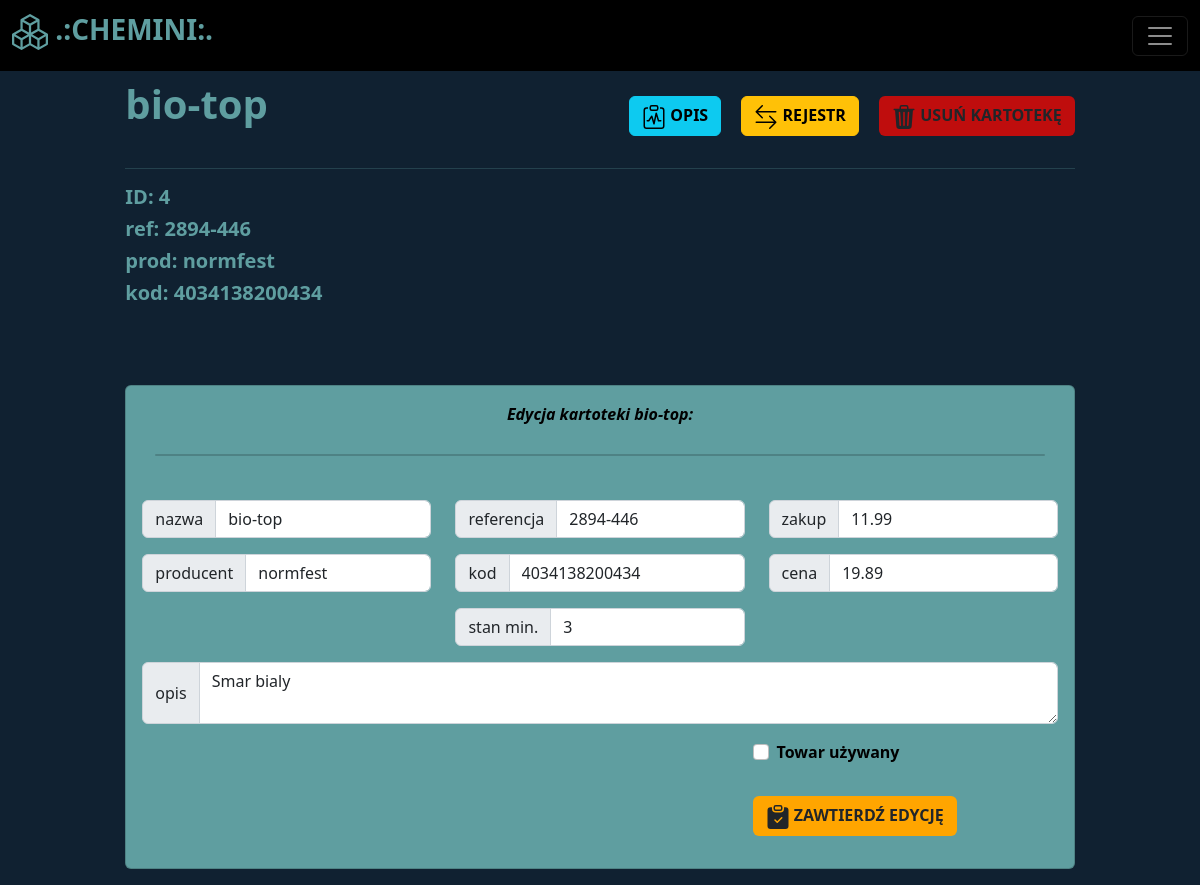
/warehouse/view-item/4 (signed in), run on an earlier commit of the app's database.
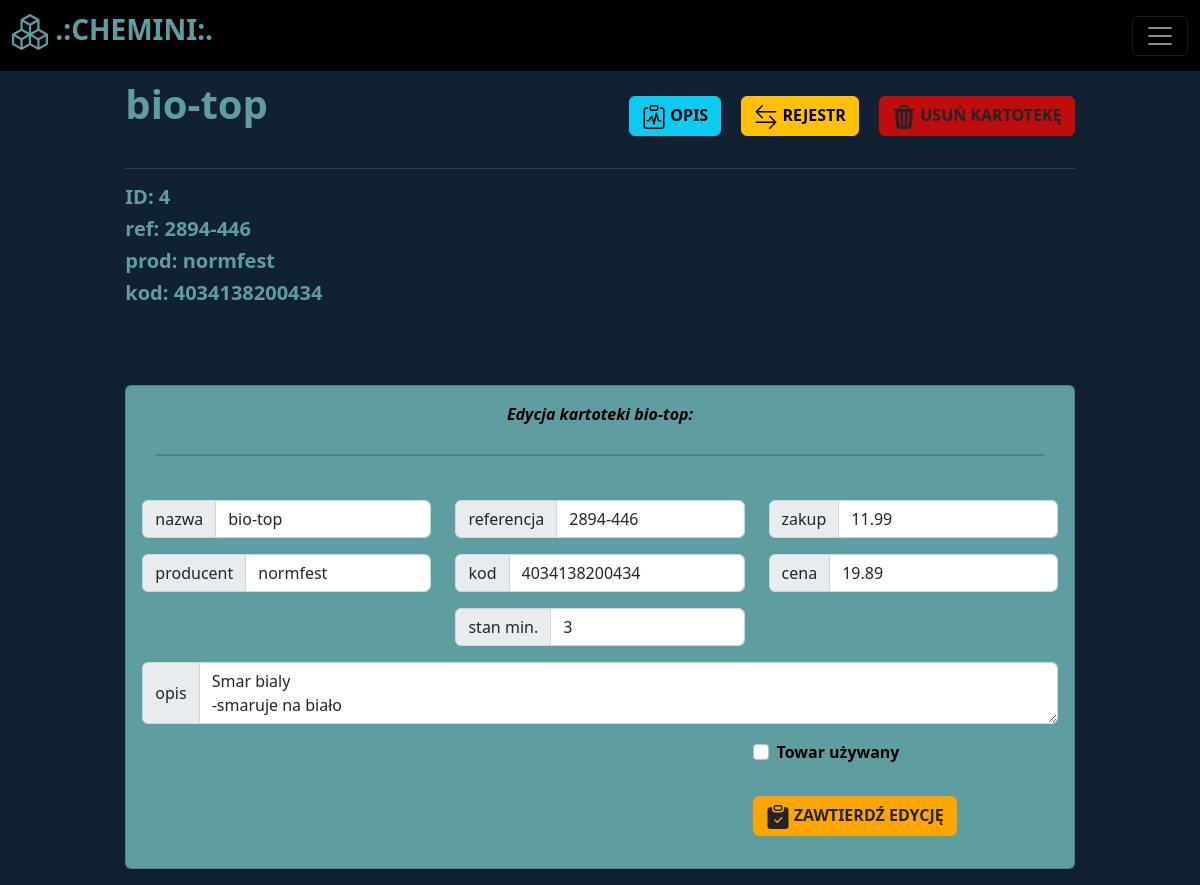
And on a later commit of the database.
### libs/models.py (models this page shows)
class Item(Base):
    __tablename__ = "items"
    id = Column(Integer, primary_key=True, autoincrement=True, index=True)
    name = Column(String, unique=False, nullable=False)
    manufacturer = Column(String, nullable=False)
    reference = Column(String, unique=True, index=True, nullable=False)
    code = Column(String, unique=True, index=True)
    description = Column(String)
    stack = Column(Integer, nullable=False, default=0)
    stack_min = Column(Integer, nullable=False, default=0)
    buy = Column(Float)
    sell = Column(Float)
    used = Column(Boolean, default=False)

### routers/warehouse.py (the view)
@router.get("/warehouse/view-item/{item_id}", tags=['warehouse'])
def view_item(item_id: int, request: Request, db: Session=Depends(get_db)):
    token = request.cookies.get("access_token")     # very important line if you want to authenticate user on page
    if not token:
        return RedirectResponse("/")
    try:
        scheme,_,param = token.partition(" ")
        payload = jwt.decode(param, config.get("security", "jwt_secret_key"), config.get("security", "algorithm"))
        user = db.query(User).filter(User.name==payload['sub']).first()
    except Exception:
        return RedirectResponse("/")
    if not user:
        return RedirectResponse("/")
    try:
        item_moves = db.query(ItemsMoves).filter(ItemsMoves.item_id==item_id)
        item_table = []
        for item in item_moves:
            _index = {"date":  item.date, "item_id": item.item_id, "quantity": item.quantity}
            item_table.append(
                _index
            )
        item_table.reverse()
        for item in item_table:
            print(f"date: {item['date']}\nitem ID: {item['item_id']}\nquantity: {item['quantity']}")
        item = db.query(Item).filter(Item.id == item_id).first()
        return templates.TemplateResponse("item.html", {"request": request, "item": item, "item_move": item_table})
    except Exception as e:
        return {"response": "error", "msg": f"{str(e)}"}

### templates/item.html (shortened to what the changed rows need)
{% extends "baseauth.html" %}
{% block col2 %}
<div>
    <div class="row">
        <div class="col" styl="text-align:left">
            <h1><b>{{ item.name }}</b></h1>
        </div>
    </div>
  <h5><b>ID: {{ item.id }}</b></h4>
  <h5><b>ref: {{ item.reference }}</b></h4>
  <h5><b>prod: {{ item.manufacturer }}</b></h4>
  <h5><b>kod: {{ item.code }}</b></h4>
</div>
<div class="card" style="margin-top:5rem; background:cadetblue; color:black">
    <div class="container text-center" style="margin-top:1rem">
      <i><b>Edycja kartoteki {{ item.name }}: </b></i>
    </div>
      <div class="row p-3">
          <div class="col">
              <div class="input-group mb-3">
                  <span class="input-group-text" id="inputGroup-sizing-default">nazwa</span>
                  <input required="True" id="name" value="{{ item.name }}" type="text" class="form-control" aria-label="Sizing example input" aria-describedby="inputGroup-sizing-default">
              </div>
              <div class="input-group mb-3">
                  <span class="input-group-text" id="inputGroup-sizing-default">producent</span>
                  <input required="True" id="manufacturer" value="{{ item.manufacturer }}" type="text" class="form-control" aria-label="Sizing example input" aria-describedby="inputGroup-sizing-default">
              </div>
          </div>
          <div class="col">
              <div class="input-group mb-3">
                  <span class="input-group-text" id="inputGroup-sizing-default">referencja</span>
                  <input required="True" id="reference" value="{{ item.reference }}" type="text" class="form-control" aria-label="Sizing example input" aria-describedby="inputGroup-sizing-default">
              </div>
              <div class="input-group mb-3">
                  <span class="input-group-text" id="inputGroup-sizing-default">kod</span>
                  <input required="True" id="code" value="{{ item.code }}" type="text" class="form-control" aria-label="Sizing example input" aria-describedby="inputGroup-sizing-default">
              </div>
              <div class="input-group mb-3">
                  <span class="input-group-text" id="inputGroup-sizing-default">stan min.</span>
                  <input required="True" id="stack_min" value="{{ item.stack_min }}" type="number" class="form-control" aria-label="Sizing example input" aria-describedby="inputGroup-sizing-default">
              </div>
          </div>
          <div class="col">
              <div class="input-group mb-3">
                  <span class="input-group-text" id="inputGroup-sizing-default">zakup</span>
                  <input required="True" id="buy" value="{{ item.buy }}" type="number" class="form-control" aria-label="Sizing example input" aria-describedby="inputGroup-sizing-default">
              </div>
              <div class="input-group mb-3">
                  <span class="input-group-text" id="inputGroup-sizing-default">cena</span>
                  <input required="True" id="sell" value="{{ item.sell }}" type="number" class="form-control" aria-label="Sizing example input" aria-describedby="inputGroup-sizing-default">
              </div>
          </div>
          <div class="input-group mb-3">
              <span class="input-group-text" id="inputGroup-sizing-default">opis</span>
              <textarea id="description" type="text" class="form-control" aria-label="Sizing example input" aria-describedby="inputGroup-sizing-default">{{ item.description }}</textarea>
          </div>
      </div>
  </div>
{% endblock %}

What changed in the data, as far as the page shows it:
changed Item "bio-top": description "Smar bialy" → "Smar bialy -smaruje na biało"
